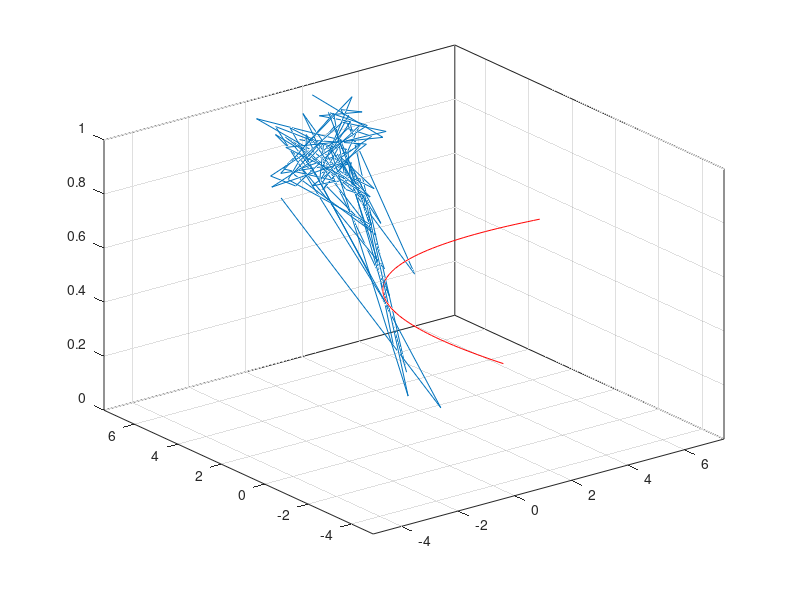

Write the MATLAB code that produced this figure. (Note: this script raises an error after producing the figure.)
%% Machine Learning Coursework
class(1).mean = [0; 3];
class(1).covar = [2 1; 1 2];
class(1).target = 1;
% creates the display style for graphing
class(1).style.Color = 'b';
class(1).style.LineStyle = 'none';
class(1).style.Marker = '.';
class(1).style.DisplayName = '\omega_1';

class(2).mean = [2; 1];
class(2).covar = [1 0; 0 1];
class(2).target = -1;
class(2).style.Color = 'r';
class(2).style.LineStyle = 'none';
class(2).style.Marker = '.';
class(2).style.DisplayName = '\omega_2';

valuesSize = 100;
% creates 100 samples from each class
for i = 1:length(class)
	class(i).in = mvnrnd(class(i).mean, class(i).covar, valuesSize);
	class(i).out = class(i).target * ones(size(class(i).in,1),1);
end

% combines the samples into one dataset
data.in = [class(1).in; class(2).in];
data.out = [class(1).out; class(2).out];

%% Posterior Probability and Baye's Optimal Decision Boundary
% Shows $ P (\omega_1 | \mathbf{x}) $, i.e. the probability that point $
% mathbf{x} $ belongs to class $ \omega_1 $.
classDistribution = gmdistribution( [class(1).mean'; class(2).mean'], ... 
	cat(3, class(1).covar, class(2).covar) );
clear X;
X(:,1) = -5:0.2:7.5; % the range to plot the graph on 
Y = X(:,1);
postProb = zeros(length(Y));
for i = 1:size(Y,1)	
	clear y; y(1:length(X),1) = Y(i);
	posteriorProb = posterior(classDistribution, [X y]);
	postProb(i,:) = posteriorProb(:,1);
end

% calculates the posterior probability for each of the data samples
class(1).post = posterior(classDistribution, [class(1).in(:,1) class(1).in(:,2)]);
class(2).post = posterior(classDistribution, [class(2).in(:,1) class(2).in(:,2)]);

% 3D plot of Posterior probability
figure(1);
% plots decision line at 50%
contour3(X, Y, postProb, [0.5 0.5],'r', 'DisplayName', 'Bayes');
hold on;
% plots the data samples
for cl = class
	plot3(cl.in(:,1), cl.in(:,2), cl.post(:,1), cl.style);
end
legend('show', 'Location', 'NorthEast');
% plots the posterior probability
surf(X, Y, postProb);
% removes the ugly black lines from the surf
shading flat;

view(14, 25);
xlabel('X_1'); ylabel('X_2'); zlabel('Posterior Probability');
title('Posterior Probability of \omega_1');
hold off;

% 2D Plot of the data samples and the decision boundary
figure(2); clf; hold on;
% plots the optimal decision boundary
contour(X, Y, postProb, [0.5 0.5],'g', 'DisplayName', 'Bayes Decision Boundary');
% plots the data
for cl = class
	plot(cl.in(:,1), cl.in(:,2), cl.style);
end
% legend('Bayes', '\omega_1', '\omega_2', 'Location', 'NorthEast');
legend('show');
xlabel('X_1'); ylabel('X_2');
title('100 Values of \omega_1 and \omega_2');
hold off;

%% Neural Network
neuralNet(1).numberOfLayers = 3;
neuralNet(2).numberOfLayers = 20;

% the style of the decision line:
neuralNet(1).contourStyle.LineColor = 'm'; % magenta
neuralNet(2).contourStyle.LineColor = 'c'; % cyan

for nNet = neuralNet
	nNet.contourStyle.DisplayName = [num2str(nNet.numberOfLayers) ' Layer Net Boundary'];
	
	[net] = feedforwardnet(nNet.numberOfLayers);
	[net] = configure(net, data.in', data.out');
	[net] = train(net, data.in', data.out');

	netOutput = zeros(length(Y));
	for j = 1:length(Y)	
		clear y; y(1:length(X),1) = Y(j);
		netOutput(j,:) = net([X y]');
	end

	% creates a plot for the decision boundary
	figure(3+i);
	% draws the decision boundary
	contour3(X, Y, netOutput, [0.0 0.0], 'r', 'DisplayName', 'Decision Boundary');
	hold on;
	% removes the ugly black lines from the surf
	for cl = [class(1) class(2)]
		plot3(cl.in(:,1), cl.in(:,2), net([cl.in(:,1) cl.in(:,2)]'), cl.style);
	end
	legend('show','Location', 'Best');
	% draws the output of the neural net
	surf(X, Y, netOutput); 
	shading flat;
	xlabel('X_1'); ylabel('X_2'); zlabel('Output Weights (\omega_1 is positive)');
	title([num2str(nNet.numberOfLayers) ' Layer Neural Network']);
	view(-14, 25);
	hold off;
	
	% adds contour lines to 2D plot
	figure(2);
	hold on;
	contour(X, Y, netOutput, [0.0 0.0], 'LineColor', nNet.contourStyle.LineColor, ...
		'DisplayName', nNet.contourStyle.DisplayName);
	hold off;
end
legend('off'); legend('show','Location', 'Best');